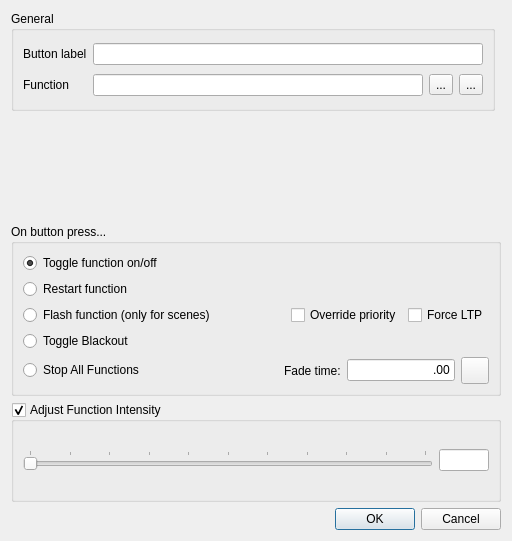
<?xml version="1.0" encoding="UTF-8"?>
<ui version="4.0">
 <author>Massimo Callegari</author>
 <comment>
  Q Light Controller Plus
  vcbuttonproperties.ui

  Copyright (c) 2015 Massimo Callegari

  Licensed under the Apache License, Version 2.0 (the &quot;License&quot;);
  you may not use this file except in compliance with the License.
  You may obtain a copy of the License at

      http://www.apache.org/licenses/LICENSE-2.0.txt

  Unless required by applicable law or agreed to in writing, software
  distributed under the License is distributed on an &quot;AS IS&quot; BASIS,
  WITHOUT WARRANTIES OR CONDITIONS OF ANY KIND, either express or implied.
  See the License for the specific language governing permissions and
  limitations under the License.
 </comment>
 <class>VCButtonProperties</class>
 <widget class="QDialog" name="VCButtonProperties">
  <property name="geometry">
   <rect>
    <x>0</x>
    <y>0</y>
    <width>512</width>
    <height>541</height>
   </rect>
  </property>
  <property name="windowTitle">
   <string>Button properties</string>
  </property>
  <layout class="QGridLayout" name="gridLayout">
   <item row="4" column="0" colspan="2">
    <widget class="QGroupBox" name="groupBox_4">
     <property name="title">
      <string>On button press...</string>
     </property>
     <layout class="QVBoxLayout">
      <item>
       <widget class="QRadioButton" name="m_toggle">
        <property name="toolTip">
         <string>Toggle the assigned function on/off with this button</string>
        </property>
        <property name="text">
         <string>Toggle function on/off</string>
        </property>
        <property name="checked">
         <bool>true</bool>
        </property>
       </widget>
      </item>
      <item>
        <widget class="QRadioButton" name="m_restart">
         <property name="toolTip">
          <string>Restart the assigned function on with this button</string>
         </property>
         <property name="text">
          <string>Restart function</string>
         </property>
        </widget>
       </item>
      <item>
       <layout class="QHBoxLayout" name="horizontalLayout_4">
        <item>
         <widget class="QRadioButton" name="m_flash">
          <property name="toolTip">
           <string>Flash the assigned function with this button</string>
          </property>
          <property name="text">
           <string>Flash function (only for scenes)</string>
          </property>
         </widget>
        </item>
        <item>
         <spacer name="horizontalSpacer">
          <property name="orientation">
           <enum>Qt::Horizontal</enum>
          </property>
          <property name="sizeHint" stdset="0">
           <size>
            <width>40</width>
            <height>20</height>
           </size>
          </property>
         </spacer>
        </item>
        <item>
         <widget class="QCheckBox" name="m_overridePriority">
          <property name="text">
           <string>Override priority</string>
          </property>
         </widget>
        </item>
        <item>
         <widget class="QCheckBox" name="m_forceLTP">
          <property name="text">
           <string>Force LTP</string>
          </property>
         </widget>
        </item>
       </layout>
      </item>
      <item>
       <widget class="QRadioButton" name="m_blackout">
        <property name="text">
         <string>Toggle Blackout</string>
        </property>
       </widget>
      </item>
      <item>
       <layout class="QHBoxLayout" name="horizontalLayout_2">
        <item>
         <widget class="QRadioButton" name="m_stopAll">
          <property name="sizePolicy">
           <sizepolicy hsizetype="MinimumExpanding" vsizetype="Fixed">
            <horstretch>0</horstretch>
            <verstretch>0</verstretch>
           </sizepolicy>
          </property>
          <property name="text">
           <string>Stop All Functions</string>
          </property>
         </widget>
        </item>
        <item>
         <widget class="QLabel" name="m_safFadeLabel">
          <property name="text">
           <string>Fade time:</string>
          </property>
         </widget>
        </item>
        <item>
         <widget class="QLineEdit" name="m_fadeOutEdit">
          <property name="sizePolicy">
           <sizepolicy hsizetype="Minimum" vsizetype="Fixed">
            <horstretch>0</horstretch>
            <verstretch>0</verstretch>
           </sizepolicy>
          </property>
          <property name="text">
           <string notr="true">.00</string>
          </property>
          <property name="alignment">
           <set>Qt::AlignRight|Qt::AlignTrailing|Qt::AlignVCenter</set>
          </property>
         </widget>
        </item>
        <item>
         <widget class="QToolButton" name="m_speedDialButton">
          <property name="icon">
           <iconset resource="../qlcui.qrc">
            <normaloff>:/speed.png</normaloff>:/speed.png</iconset>
          </property>
          <property name="iconSize">
           <size>
            <width>20</width>
            <height>20</height>
           </size>
          </property>
          <property name="checkable">
           <bool>true</bool>
          </property>
         </widget>
        </item>
       </layout>
      </item>
     </layout>
    </widget>
   </item>
   <item row="6" column="0" colspan="2">
    <widget class="QDialogButtonBox" name="m_buttonBox">
     <property name="orientation">
      <enum>Qt::Horizontal</enum>
     </property>
     <property name="standardButtons">
      <set>QDialogButtonBox::Cancel|QDialogButtonBox::Ok</set>
     </property>
    </widget>
   </item>
   <item row="5" column="0" colspan="2">
    <widget class="QGroupBox" name="m_intensityGroup">
     <property name="toolTip">
      <string>Adjust function intensity when it is running</string>
     </property>
     <property name="title">
      <string>Adjust Function Intensity</string>
     </property>
     <property name="checkable">
      <bool>true</bool>
     </property>
     <layout class="QHBoxLayout" name="horizontalLayout">
      <item>
       <widget class="QSlider" name="m_intensitySlider">
        <property name="sizePolicy">
         <sizepolicy hsizetype="MinimumExpanding" vsizetype="Fixed">
          <horstretch>1</horstretch>
          <verstretch>0</verstretch>
         </sizepolicy>
        </property>
        <property name="toolTip">
         <string>Function's adjusted intensity percentage when run</string>
        </property>
        <property name="minimum">
         <number>0</number>
        </property>
        <property name="maximum">
         <number>100</number>
        </property>
        <property name="orientation">
         <enum>Qt::Horizontal</enum>
        </property>
        <property name="invertedAppearance">
         <bool>false</bool>
        </property>
        <property name="invertedControls">
         <bool>false</bool>
        </property>
        <property name="tickPosition">
         <enum>QSlider::TicksAbove</enum>
        </property>
        <property name="tickInterval">
         <number>10</number>
        </property>
       </widget>
      </item>
      <item>
       <widget class="QLineEdit" name="m_intensityEdit">
        <property name="sizePolicy">
         <sizepolicy hsizetype="Fixed" vsizetype="Fixed">
          <horstretch>0</horstretch>
          <verstretch>0</verstretch>
         </sizepolicy>
        </property>
        <property name="maximumSize">
         <size>
          <width>50</width>
          <height>16777215</height>
         </size>
        </property>
        <property name="maxLength">
         <number>4</number>
        </property>
       </widget>
      </item>
     </layout>
    </widget>
   </item>
   <item row="0" column="0">
    <widget class="QGroupBox" name="m_generalGroup">
     <property name="sizePolicy">
      <sizepolicy hsizetype="MinimumExpanding" vsizetype="Preferred">
       <horstretch>0</horstretch>
       <verstretch>0</verstretch>
      </sizepolicy>
     </property>
     <property name="title">
      <string>General</string>
     </property>
     <layout class="QGridLayout" name="gridLayoutGeneral">
      <item row="0" column="0">
       <widget class="QLabel" name="m_nameLabel">
        <property name="text">
         <string>Button label</string>
        </property>
       </widget>
      </item>
      <item row="0" column="1" colspan="3">
       <widget class="QLineEdit" name="m_nameEdit">
        <property name="toolTip">
         <string>Text to display on the button</string>
        </property>
       </widget>
      </item>
      <item row="1" column="0">
       <widget class="QLabel" name="m_functionLabel">
        <property name="text">
         <string>Function</string>
        </property>
       </widget>
      </item>
      <item row="1" column="1">
       <widget class="QLineEdit" name="m_functionEdit">
        <property name="toolTip">
         <string>The function that this button controls</string>
        </property>
        <property name="readOnly">
         <bool>true</bool>
        </property>
       </widget>
      </item>
      <item row="1" column="2">
       <widget class="QToolButton" name="m_attachFunction">
        <property name="toolTip">
         <string>Attach a function to this button</string>
        </property>
        <property name="text">
         <string notr="true">...</string>
        </property>
        <property name="icon">
         <iconset resource="../qlcui.qrc">
          <normaloff>:/attach.png</normaloff>:/attach.png</iconset>
        </property>
        <property name="iconSize">
         <size>
          <width>32</width>
          <height>32</height>
         </size>
        </property>
       </widget>
      </item>
      <item row="1" column="3">
       <widget class="QToolButton" name="m_detachFunction">
        <property name="toolTip">
         <string>Detach the button's function attachment</string>
        </property>
        <property name="text">
         <string notr="true">...</string>
        </property>
        <property name="icon">
         <iconset resource="../qlcui.qrc">
          <normaloff>:/detach.png</normaloff>:/detach.png</iconset>
        </property>
        <property name="iconSize">
         <size>
          <width>32</width>
          <height>32</height>
         </size>
        </property>
       </widget>
      </item>
     </layout>
    </widget>
   </item>
   <item row="1" column="0" colspan="2">
    <widget class="QFrame" name="frame">
     <layout class="QVBoxLayout" name="verticalLayout_3">
      <property name="leftMargin">
       <number>0</number>
      </property>
      <property name="topMargin">
       <number>0</number>
      </property>
      <property name="rightMargin">
       <number>0</number>
      </property>
      <property name="bottomMargin">
       <number>0</number>
      </property>
      <item>
       <layout class="QVBoxLayout" name="m_extControlLayout"/>
      </item>
     </layout>
    </widget>
   </item>
  </layout>
 </widget>
 <resources>
  <include location="../qlcui.qrc"/>
 </resources>
 <connections>
  <connection>
   <sender>m_buttonBox</sender>
   <signal>accepted()</signal>
   <receiver>VCButtonProperties</receiver>
   <slot>accept()</slot>
   <hints>
    <hint type="sourcelabel">
     <x>248</x>
     <y>254</y>
    </hint>
    <hint type="destinationlabel">
     <x>157</x>
     <y>274</y>
    </hint>
   </hints>
  </connection>
  <connection>
   <sender>m_buttonBox</sender>
   <signal>rejected()</signal>
   <receiver>VCButtonProperties</receiver>
   <slot>reject()</slot>
   <hints>
    <hint type="sourcelabel">
     <x>316</x>
     <y>260</y>
    </hint>
    <hint type="destinationlabel">
     <x>286</x>
     <y>274</y>
    </hint>
   </hints>
  </connection>
 </connections>
</ui>
